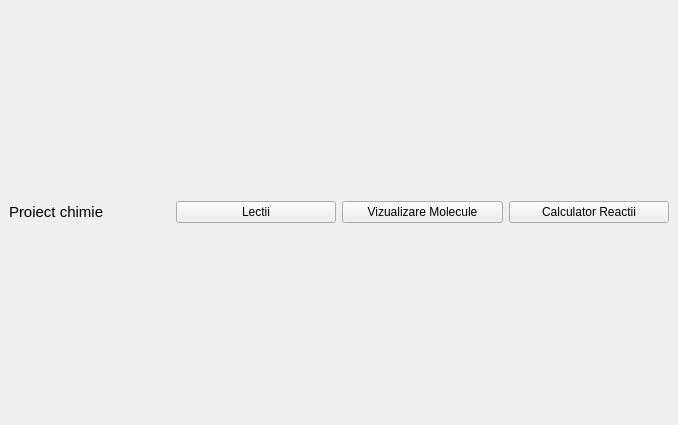
<?xml version="1.0" encoding="UTF-8"?>
<ui version="4.0">
 <class>Meniu</class>
 <widget class="QMainWindow" name="Meniu">
  <property name="enabled">
   <bool>true</bool>
  </property>
  <property name="geometry">
   <rect>
    <x>0</x>
    <y>0</y>
    <width>678</width>
    <height>425</height>
   </rect>
  </property>
  <property name="baseSize">
   <size>
    <width>9999</width>
    <height>9999</height>
   </size>
  </property>
  <property name="windowTitle">
   <string>Meniu</string>
  </property>
  <widget class="QWidget" name="widget">
   <property name="enabled">
    <bool>true</bool>
   </property>
   <property name="sizePolicy">
    <sizepolicy hsizetype="Maximum" vsizetype="Maximum">
     <horstretch>0</horstretch>
     <verstretch>0</verstretch>
    </sizepolicy>
   </property>
   <property name="maximumSize">
    <size>
     <width>1249</width>
     <height>16777215</height>
    </size>
   </property>
   <layout class="QVBoxLayout" name="verticalLayout_2">
    <item>
     <layout class="QVBoxLayout" name="verticalLayout">
      <property name="sizeConstraint">
       <enum>QLayout::SetDefaultConstraint</enum>
      </property>
      <item>
       <layout class="QGridLayout" name="gridLayout">
        <property name="sizeConstraint">
         <enum>QLayout::SetDefaultConstraint</enum>
        </property>
        <property name="spacing">
         <number>0</number>
        </property>
       </layout>
      </item>
      <item>
       <layout class="QHBoxLayout" name="horizontalLayout">
        <item>
         <widget class="QLabel" name="label_2">
          <property name="font">
           <font>
            <pointsize>11</pointsize>
           </font>
          </property>
          <property name="text">
           <string>Proiect chimie </string>
          </property>
         </widget>
        </item>
        <item>
         <widget class="QPushButton" name="lectii">
          <property name="text">
           <string>Lectii</string>
          </property>
         </widget>
        </item>
        <item>
         <widget class="QPushButton" name="vizmol">
          <property name="text">
           <string>Vizualizare Molecule</string>
          </property>
         </widget>
        </item>
        <item>
         <widget class="QPushButton" name="pushButton_2">
          <property name="text">
           <string>Calculator Reactii</string>
          </property>
         </widget>
        </item>
       </layout>
      </item>
     </layout>
    </item>
   </layout>
  </widget>
 </widget>
 <resources/>
 <connections/>
</ui>
